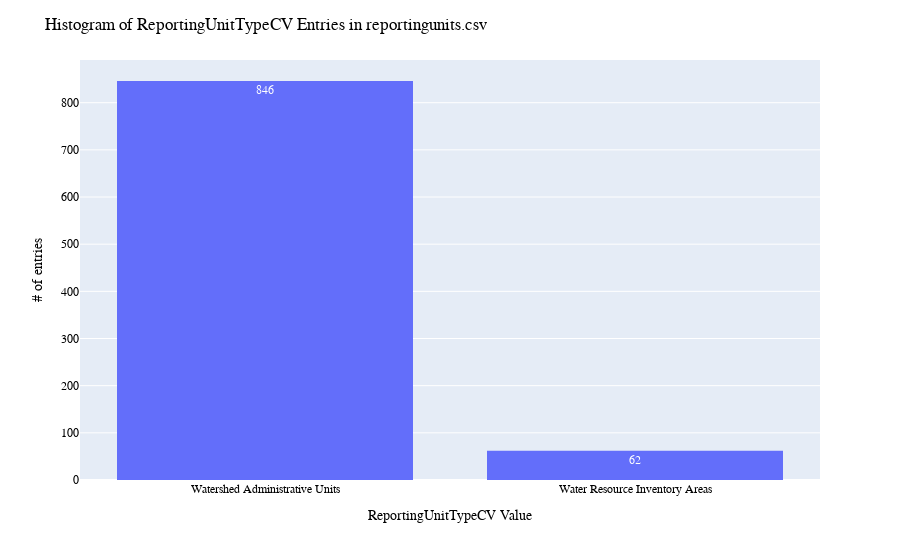

Here is the notebook cell this chart was saved with:
### Code cell
# ReportingUnitTypeCV: histogram distribution of WaDE values
print(dfru.ReportingUnitTypeCV.value_counts())

fig = px.histogram(dfru, x="ReportingUnitTypeCV", text_auto=True)
fig.update_layout(bargap=0.2,
                  title="Histogram of ReportingUnitTypeCV Entries in reportingunits.csv",
                  xaxis_title="ReportingUnitTypeCV Value",
                  yaxis_title="# of entries",
                    font=dict(
                        family="Arial Bold",
                        size=12,
                        color="Black")
                 )
fig.show()
fig.write_image('figures/ReportingUnitTypeCV.png', engine="kaleido")

### Figure 1 — Plotly figure (JSON) as saved in the notebook; plotly's stock layout.template omitted (floating-point values rounded to 4 significant figures; data arrays with more than 128 entries replaced by an {"elided": "..."} marker saying what was removed)
{"data": [{"bingroup": "x", "hovertemplate": "ReportingUnitTypeCV=%{x}<br>count=%{y}<extra></extra>", "legendgroup": "", "marker": {"color": "#636efa", "pattern": {"shape": ""}}, "name": "", "orientation": "v", "showlegend": false, "texttemplate": "%{value}", "type": "histogram", "x": {"elided": "908 str values"}, "xaxis": "x", "yaxis": "y"}], "layout": {"bargap": 0.2, "barmode": "relative", "font": {"color": "Black", "family": "Arial Bold", "size": 12}, "legend": {"tracegroupgap": 0}, "margin": {"t": 60}, "title": {"text": "Histogram of ReportingUnitTypeCV Entries in reportingunits.csv"}, "xaxis": {"anchor": "y", "domain": [0, 1], "title": {"text": "ReportingUnitTypeCV Value"}}, "yaxis": {"anchor": "x", "domain": [0, 1], "title": {"text": "# of entries"}}}}
